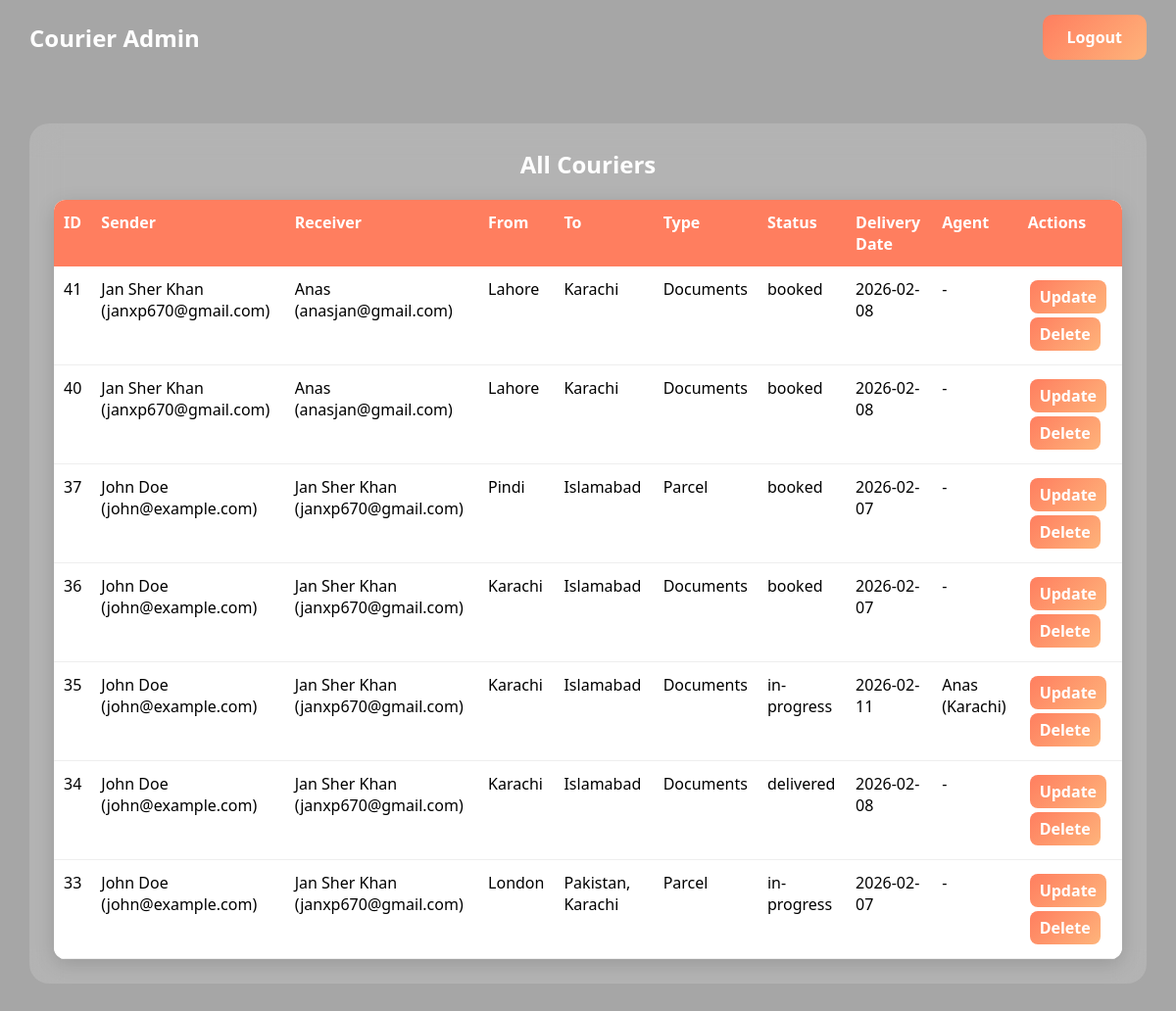
/admin/view_couriers.php (signed in), run on the app's committed database.
### tables this page shows
CREATE TABLE `couriers` (
  `courier_id` int(11) NOT NULL,
  `tracking_number` varchar(20) DEFAULT NULL,
  `sender_id` int(11) NOT NULL,
  `receiver_id` int(11) NOT NULL,
  `from_location` varchar(100) NOT NULL,
  `to_location` varchar(100) NOT NULL,
  `courier_type` varchar(50) DEFAULT NULL,
  `status` enum('booked','in-progress','delivered') DEFAULT 'booked',
  `delivery_date` date NOT NULL,
  `created_by` int(11) NOT NULL,
  `agent_id` int(11) DEFAULT NULL,
  `created_at` timestamp NOT NULL DEFAULT current_timestamp(),
  `updated_at` timestamp NOT NULL DEFAULT current_timestamp() ON UPDATE current_timestamp()
);

CREATE TABLE `customers` (
  `customer_id` int(11) NOT NULL,
  `name` varchar(100) NOT NULL,
  `email` varchar(100) DEFAULT NULL,
  `phone` varchar(20) DEFAULT NULL,
  `address` varchar(255) DEFAULT NULL,
  `created_at` timestamp NOT NULL DEFAULT current_timestamp()
);

CREATE TABLE `users` (
  `user_id` int(11) NOT NULL,
  `name` varchar(100) NOT NULL,
  `email` varchar(100) NOT NULL,
  `password` varchar(255) NOT NULL,
  `role` enum('admin','agent','user') NOT NULL,
  `branch` varchar(100) DEFAULT NULL,
  `created_at` timestamp NOT NULL DEFAULT current_timestamp()
);

CREATE TABLE `agents` (
  `agent_id` int(11) NOT NULL,
  `user_id` int(11) NOT NULL,
  `branch` varchar(100) NOT NULL,
  `approved` tinyint(1) DEFAULT 0
);

### admin/view_couriers.php (the view, shortened to what this page needs)
<?php
include('../includes/db.php');
$sql = "
    SELECT c.*,
           s.name AS sender_name, s.email AS sender_email,
           r.name AS receiver_name, r.email AS receiver_email,
           a.branch AS agent_branch,
           u.name AS agent_name
    FROM couriers c
    LEFT JOIN customers s ON c.sender_id = s.customer_id
    LEFT JOIN customers r ON c.receiver_id = r.customer_id
    LEFT JOIN agents a ON c.agent_id = a.agent_id
    LEFT JOIN users u ON a.user_id = u.user_id
    ORDER BY c.created_at DESC
";
$result = $conn->query($sql);
?>
<!DOCTYPE html>
<html lang="en">
<head>
</head>
<body>
<div class="navbar">
    <div class="logo">Courier Admin</div>
    <a href="../logout.php" class="logout">Logout</a>
</div>
<div class="container">
<h2 style="text-align:center;margin-bottom:20px;">All Couriers</h2>
<table>
<thead>
<tr>
<th>ID</th>
<th>Sender</th>
<th>Receiver</th>
<th>From</th>
<th>To</th>
<th>Type</th>
<th>Status</th>
<th>Delivery Date</th>
<th>Agent</th>
<th>Actions</th>
</tr>
</thead>
<tbody>
<?php if ($result->num_rows > 0): ?>
    <?php while($row = $result->fetch_assoc()): ?>
    <tr>
        <td data-label="ID"><?= $row['courier_id'] ?></td>
        <td data-label="Sender"><?= htmlspecialchars($row['sender_name']) ?> (<?= htmlspecialchars($row['sender_email']) ?>)</td>
        <td data-label="Receiver"><?= htmlspecialchars($row['receiver_name']) ?> (<?= htmlspecialchars($row['receiver_email']) ?>)</td>
        <td data-label="From"><?= htmlspecialchars($row['from_location']) ?></td>
        <td data-label="To"><?= htmlspecialchars($row['to_location']) ?></td>
        <td data-label="Type"><?= htmlspecialchars($row['courier_type']) ?></td>
        <td data-label="Status"><?= htmlspecialchars($row['status']) ?></td>
        <td data-label="Delivery Date"><?= htmlspecialchars($row['delivery_date']) ?></td>
        <td data-label="Agent">
            <?= $row['agent_id'] ? htmlspecialchars($row['agent_name'] ?? '-') . " (" . htmlspecialchars($row['agent_branch']) . ")" : '-' ?>
        </td>
        <td data-label="Actions">
            <a class="button" href="update_courier.php?id=<?= $row['courier_id'] ?>">Update</a>
            <a class="button" href="delete_courier.php?id=<?= $row['courier_id'] ?>" onclick="return confirm('Are you sure you want to delete this courier?')">Delete</a>
        </td>
    </tr>
    <?php endwhile; ?>
<?php else: ?>
<tr><td colspan="10" class="no-data">No couriers found.</td></tr>
<?php endif; ?>
</tbody>
</table>
</div>
</body>
</html>

### admin/view_couriers.php (style rules this page uses)
* { margin:0;padding:0;box-sizing:border-box;font-family:'Segoe UI',sans-serif; }
html { scrollbar-width:none; }
body { background:url('../assets/admin-view-couriers.jpg') center/cover no-repeat fixed; position:relative; padding-bottom:120px; }
body::after { content:''; position:fixed; top:0;left:0;width:100%;height:100%; background:rgba(0,0,0,0.35); z-index:-1; }
.navbar { display:flex; justify-content:space-between; align-items:center; padding:15px 30px; }
.logo { color:#fff;font-size:1.5rem;font-weight:bold; }
.logout { text-decoration:none; padding:12px 25px; border-radius:10px; font-weight:bold; color:white; background:linear-gradient(135deg,#ff7e5f,#feb47b); }
.container { width:95%; max-width:1400px; margin:50px auto; background:rgba(255,255,255,0.15); backdrop-filter:blur(15px); border-radius:20px; padding:25px; color:#fff; overflow-x:hidden; }
table { width:100%; border-collapse:collapse; background:#ffffff; color:#000; border-radius:12px; overflow:hidden; box-shadow:0 5px 20px rgba(0,0,0,0.15); table-layout:auto; word-wrap:break-word; }
th, td { padding:14px;text-align:left; vertical-align:top; }
th { background:#ff7e5f;color:#fff; font-weight:600; }
td { background:#ffffff;border-bottom:1px solid #eee; }
a.button { padding:8px 12px; border-radius:8px; text-decoration:none; color:#fff; font-weight:bold; margin:2px; display:inline-block; white-space:normal; background:linear-gradient(135deg,#ff7e5f,#feb47b); }
@media (min-width:769px) and (max-width:1400px) { th, td { padding:12px 10px; } }
@media (min-width:769px) and (max-width:1400px) { a.button { padding:6px 10px; } }

### data on the page
couriers: courier_id "41", sender.name "Jan Sher Khan", sender.email "janxp670@gmail.com", receiver.name "Anas", receiver.email "anasjan@gmail.com", from_location "Lahore", to_location "Karachi", courier_type "Documents", status "booked", delivery_date "2026-02-08"
couriers: courier_id "40", sender.name "Jan Sher Khan", sender.email "janxp670@gmail.com", receiver.name "Anas", receiver.email "anasjan@gmail.com", from_location "Lahore", to_location "Karachi", courier_type "Documents", status "booked", delivery_date "2026-02-08"
couriers: courier_id "37", sender.name "John Doe", sender.email "john@example.com", receiver.name "Jan Sher Khan", receiver.email "janxp670@gmail.com", from_location "Pindi", to_location "Islamabad", courier_type "Parcel", status "booked", delivery_date "2026-02-07"
couriers: courier_id "36", sender.name "John Doe", sender.email "john@example.com", receiver.name "Jan Sher Khan", receiver.email "janxp670@gmail.com", from_location "Karachi", to_location "Islamabad", courier_type "Documents", status "booked", delivery_date "2026-02-07"
couriers: courier_id "35", sender.name "John Doe", sender.email "john@example.com", receiver.name "Jan Sher Khan", receiver.email "janxp670@gmail.com", from_location "Karachi", to_location "Islamabad", courier_type "Documents", status "in-progress", delivery_date "2026-02-11", users.name "Anas", agent.branch "Karachi"
couriers: courier_id "34", sender.name "John Doe", sender.email "john@example.com", receiver.name "Jan Sher Khan", receiver.email "janxp670@gmail.com", from_location "Karachi", to_location "Islamabad", courier_type "Documents", status "delivered", delivery_date "2026-02-08"
couriers: courier_id "33", sender.name "John Doe", sender.email "john@example.com", receiver.name "Jan Sher Khan", receiver.email "janxp670@gmail.com", from_location "London", to_location "Pakistan, Karachi", courier_type "Parcel", status "in-progress", delivery_date "2026-02-07"
